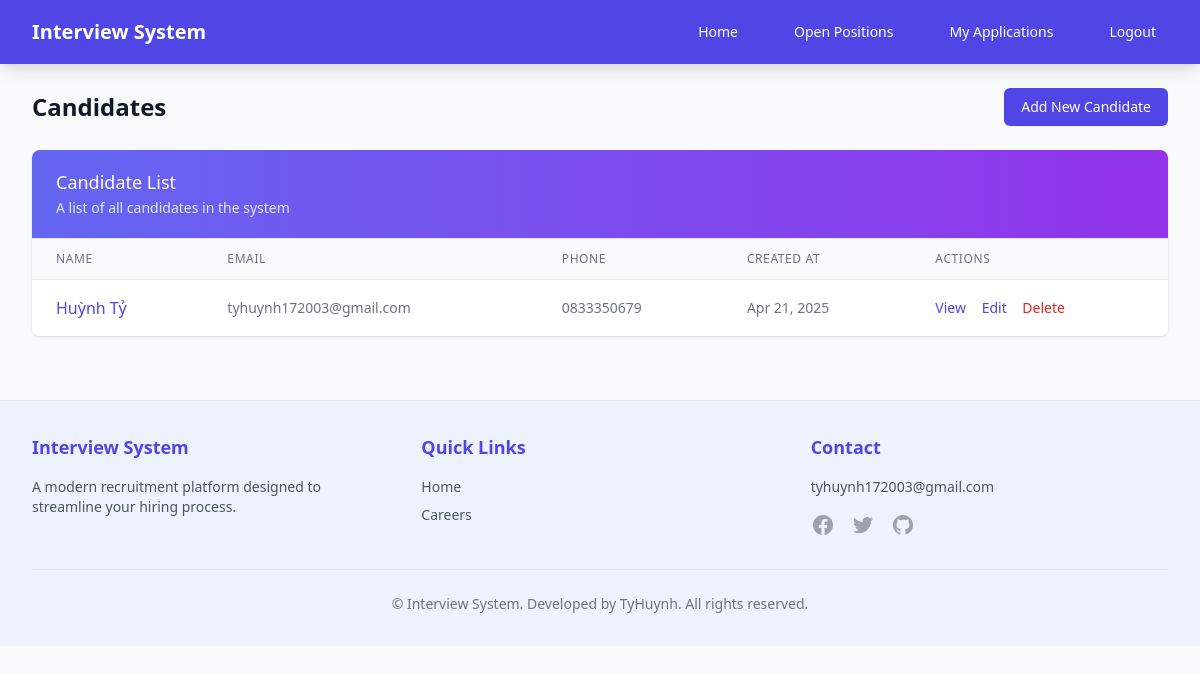
The page /candidates/ (signed in) on the database its author committed.
### recruitment/models.py (models this page shows, shortened)
class Candidate(models.Model):
    user = models.OneToOneField(User, on_delete=models.CASCADE, null=True, blank=True)
    name = models.CharField(max_length=100)
    email = models.EmailField(unique=True)
    phone = models.CharField(max_length=20)
    resume = models.FileField(upload_to='resumes/', null=True, blank=True)
    created_at = models.DateTimeField(auto_now_add=True)

### recruitment/views.py (the view)
# urls.py: path('candidates/', views.candidate_list, name='candidate_list'),
@login_required
def candidate_list(request):
    candidates = Candidate.objects.all().order_by('-created_at')
    return render(request, 'recruitment/candidate_list.html', {'candidates': candidates})

### templates/recruitment/candidate_list.html (shortened to what this page needs)
{% extends 'base.html' %}
{% block content %}
<div class="flex justify-between items-center mb-6">
    <h1 class="text-2xl font-bold text-gray-900">Candidates</h1>
    <a href="{% url 'recruitment:candidate_create' %}" class="py-2 px-4 border border-transparent rounded-md shadow-sm text-sm font-medium text-white bg-indigo-600 hover:bg-indigo-700 focus:outline-none focus:ring-2 focus:ring-offset-2 focus:ring-indigo-500">
        Add New Candidate
    </a>
</div>
<div class="bg-white shadow overflow-hidden sm:rounded-lg">
    <div class="px-4 py-5 sm:px-6 bg-gradient-to-r from-indigo-500 to-purple-600">
        <h3 class="text-lg leading-6 font-medium text-white">Candidate List</h3>
        <p class="mt-1 max-w-2xl text-sm text-indigo-100">A list of all candidates in the system</p>
    </div>
    <div class="border-t border-gray-200">
        {% if candidates %}
            <table class="min-w-full divide-y divide-gray-200">
                <thead class="bg-gray-50">
                    <tr>
                        <th scope="col" class="px-6 py-3 text-left text-xs font-medium text-gray-500 uppercase tracking-wider">Name</th>
                        <th scope="col" class="px-6 py-3 text-left text-xs font-medium text-gray-500 uppercase tracking-wider">Email</th>
                        <th scope="col" class="px-6 py-3 text-left text-xs font-medium text-gray-500 uppercase tracking-wider">Phone</th>
                        <th scope="col" class="px-6 py-3 text-left text-xs font-medium text-gray-500 uppercase tracking-wider">Created At</th>
                        <th scope="col" class="px-6 py-3 text-left text-xs font-medium text-gray-500 uppercase tracking-wider">Actions</th>
                    </tr>
                </thead>
                <tbody class="bg-white divide-y divide-gray-200">
                    {% for candidate in candidates %}
                        <tr>
                            <td class="px-6 py-4 whitespace-nowrap">
                                <a href="{% url 'recruitment:candidate_detail' candidate.pk %}" class="text-indigo-600 hover:text-indigo-900">
                                    {{ candidate.name }}
                                </a>
                            </td>
                            <td class="px-6 py-4 whitespace-nowrap text-sm text-gray-500">{{ candidate.email }}</td>
                            <td class="px-6 py-4 whitespace-nowrap text-sm text-gray-500">{{ candidate.phone }}</td>
                            <td class="px-6 py-4 whitespace-nowrap text-sm text-gray-500">{{ candidate.created_at|date:"M d, Y" }}</td>
                            <td class="px-6 py-4 whitespace-nowrap text-sm font-medium">
                                <a href="{% url 'recruitment:candidate_detail' candidate.pk %}" class="text-indigo-600 hover:text-indigo-900 mr-3">View</a>
                                <a href="{% url 'recruitment:candidate_edit' candidate.pk %}" class="text-indigo-600 hover:text-indigo-900 mr-3">Edit</a>
                                <a href="{% url 'recruitment:candidate_delete' candidate.pk %}" class="text-red-600 hover:text-red-900">Delete</a>
                            </td>
                        </tr>
                    {% endfor %}
                </tbody>
            </table>
        {% else %}
            <div class="px-4 py-5 sm:p-6 text-center">
                <p class="text-gray-500">No candidates found. Click "Add New Candidate" to create one.</p>
            </div>
        {% endif %}
    </div>
</div>
{% endblock %}

### rows shown on the page
Candidate: name "Huỳnh Tỷ", email "tyhuynh172003@gmail.com", phone "0833350679", created_at "Apr 21, 2025"
